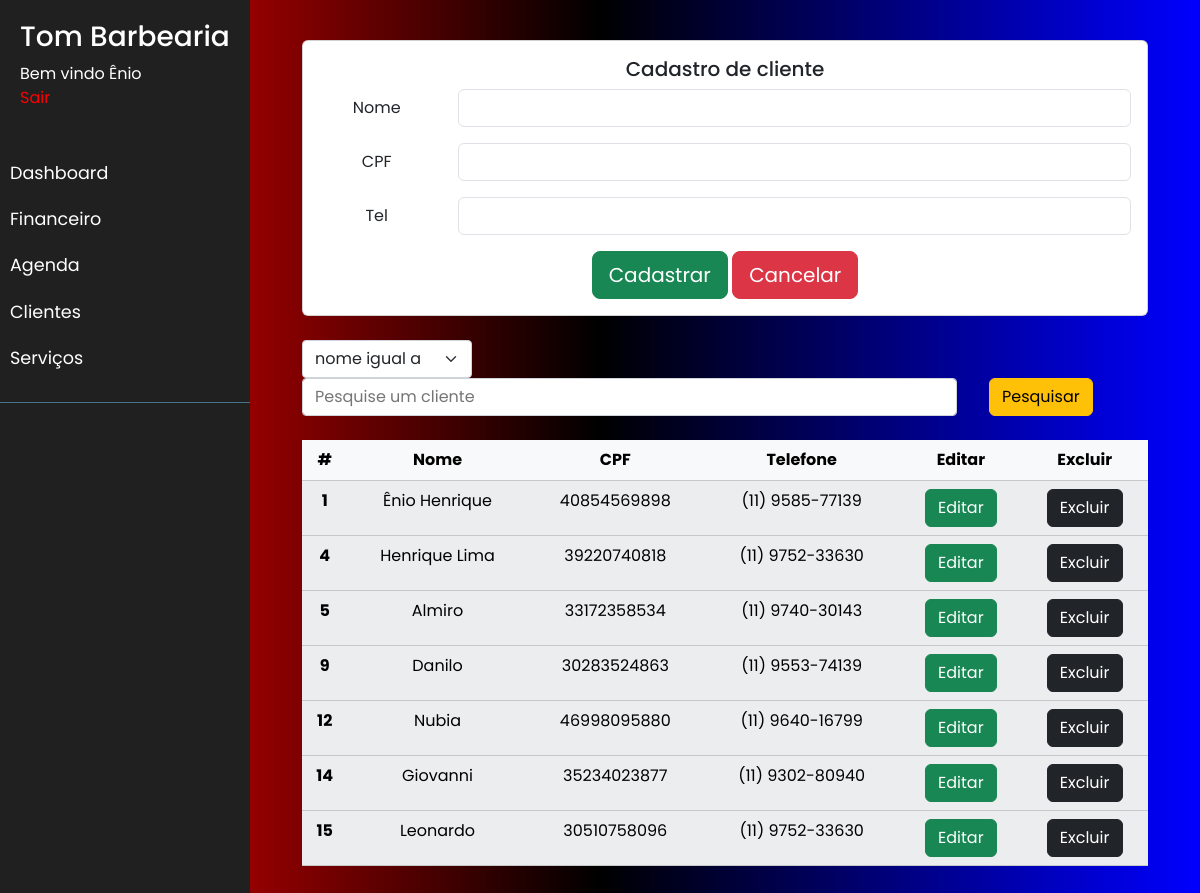
Page /clientes (signed in) on the committed database.
### app/models.py (models this page shows, shortened)
class User(db.Model, UserMixin):
    __tablename__= 'usuario'
    id = db.Column(db.Integer, primary_key =True, autoincrement = True)
    nome = db.Column(db.String, nullable = False)
    telefone = db.Column(db.String, nullable = False)
    usuario = db.Column(db.String, nullable = False , unique=True)
    senha = db.Column(db.String, nullable = False)

class Clientes(db.Model, UserMixin):
    __tablename__= 'clientes'
    id_cliente = db.Column(db.Integer, primary_key =True, autoincrement = True)
    nome = db.Column(db.String, nullable = False)
    cpf = db.Column(db.String, nullable = False)
    telefone = db.Column(db.String, nullable = False)

### main.py (the view, shortened to what this page needs)
@app.route("/clientes", methods=['GET', 'POST'])
def clientes():
    alerta= ""
    clientes = Clientes.query.all()
    return render_template("clientes.html",clientes=clientes, alerta=alerta)

### app/models.py (called while the page is built)
@login_manager.user_loader
def get_user(user_id):
    return User.query.filter_by(id=user_id).first()

### app/templates/clientes.html (shortened to what this page needs)
<!DOCTYPE html>
<html>
<head>
    <link rel= "stylesheet" type= "text/css" href= "{{ url_for('static',filename='estilo.css') }}">
    <link rel="stylesheet" type="text/css" href="{{ url_for('static',filename='node_modules/bootstrap/dist/css/bootstrap.css') }}">
    <link rel="stylesheet" type="text/css" href="{{ url_for('static',filename='sidemenu.css') }}">
</head>
<body>
{% if current_user.is_authenticated %}
  </head>
  <body>
    <div class="wrapper">
        <nav id="sidebar">
            <div class="sidebar-header">
                <h3>Tom Barbearia</h3>
                <a>Bem vindo {{ current_user.nome }}</a>
                <br>
                <a style ="color:red" href = "{{ url_for('logout') }} ">Sair</a>
            </div>
            <ul class="list-unstyled components">
                <li>
                  <a href="{{ url_for('home') }}">Dashboard</a>
                </li>
                <li>
                    <a href="{{ url_for('financeiro') }}">Financeiro</a>
                </li>
                <li>
                    <a href="{{ url_for('agenda') }}">Agenda</a>
                </li>
                <li>
                    <a href="{{ url_for('clientes') }}">Clientes</a>
                </li>
                <li>
                    <a href="{{ url_for('servicos') }}">Serviços</a>
                </li>
            </ul>
        </nav>
        <div id="content">
        <div id="content">
            <div class="container-fluid">
                <div class="row">
                  <div class="col-sm-12">
                    <div class="card text-center">
                      <div class="card-body">
                        <h5 class="card-title">Cadastro de cliente</h5>
                        <form action = "/clientes" method = "post">
                          <div class="row mb-3">
                            <label for="nome" class="col-sm-2 col-form-label">Nome</label>
                            <div class="col-sm-10">
                              <input type="text" class="form-control" name ="nome_cliente" id="nome_cliente">
                            </div>
                          </div>
                          <div class="row mb-3">
                            <label for="cpf" class="col-sm-2 col-form-label">CPF</label>
                            <div class="col-sm-10">
                              <input type="text" class="form-control " name ="cpf_cliente" id="cpf_cliente">
                            </div>
                          </div>
                          <div class="row mb-3">
                              <label for="telefone" class="col-sm-2 col-form-label">Tel</label>
                              <div class="col-sm-10">
                                <input type="text" class="form-control telefone" name = "telefone_cliente" id="telefone_cliente">
                              </div>
                            </div>
                            <button type="submit" class="btn btn-success btn-lg" id="btnCadastrar" value ="Cadastrar">Cadastrar</button>
                            <button type="button" id = "btnCancelarCliente" class="btn btn-danger btn-lg">Cancelar</button>
                        </form>
                      </div>
                    </div>
                  </div>
                </div>
              </div><br>
              <div class="container-fluid">
                <form class="d-flex" action = "/pesquisaCliente" method = "post">
                  <div class="row" form-group>
                    <div class="col form-group">
                      <select class="comboboxTipoPesquisa" aria-label=".form-select-lg example" id ="comboboxCliente" name="comboboxCliente">
                        <option value="1">nome igual a</option>
                      </select>
                    </div>
                    <div class="col">
                        <input class="imputPesquisaCliente me-2" type="search" placeholder="Pesquise um cliente" aria-label="Search" id ="tipoClientePesquisa" name="tipoClientePesquisa">
                    </div>
                    <div class="col">
                      <button class="btn btn-warning" type="submit" >Pesquisar</button>
                    </div>
                  </div>
                </form>
                <br>
                <table class="table table-light table-striped table-hover text-center">
                  <thead>
                    <tr>
                      <th scope="col">#</th>
                      <th scope="col">Nome</th>
                      <th scope="col">CPF</th>
                      <th scope="col">Telefone</th>
                      <th scope="col">Editar</th>
                      <th scope="col">Excluir</th>
                    </tr>
                  </thead>
                  {% for cliente in clientes %}
                  <tbody>
                    <tr>
                      <th scope="row">{{ cliente.id_cliente }}</th>
                      <td>{{ cliente.nome }}</td>
                      <td>{{ cliente.cpf }}</td>
                      <td>{{ cliente.telefone }}</td>
                      <td><a class="btn btn-success" id="btnAtualizar" href="/atualizarCliente/{{ cliente.id_cliente }}">Editar</a></td>
                      <td><a class="btn btn-dark" id="btnExcluir" href="/excluircliente/{{ cliente.id_cliente }}">Excluir</a></td>
                    </tr>
                  </tbody>
                  {% endfor %}
                </table>
              </div>
            </div>
        {% else %}
            <div>
                <h1>Visitante</h1>
                <p>Bem Vindo, faça login para poder acessar o menu.</p>
                <a href="{{ url_for('login') }}"><button class="btn btn-dark" type="button" value ="login">Login</button></a>
            </div>
        {% endif %}
        <link rel= "stylesheet" type= "text/css" href= "{{ url_for('static',filename='estilo.css') }}">
        <link rel="stylesheet" type="text/css" href="{{ url_for('static',filename='node_modules/bootstrap/dist/css/bootstrap.css') }}">
        <link rel="stylesheet" type="text/css" href="{{ url_for('static',filename='sidemenu.css') }}">
  </body>
</html>

### app/static/estilo.css (style rules this page uses)
body { background-image: linear-gradient(to right, red, black, blue); font-family: sans-serif; }
.comboboxTipoPesquisa { top:25px; display: block; width: 170px; padding: 0.375rem 2.25rem 0.375rem 0.75rem; -moz-padding-start: calc(0.75rem - 3px); font-size: 1rem; font-weight: 400; line-height: 1.5; color: #212529; background-color: #fff; background-repeat: no-repeat; background-position: right 0.75rem center; background-size: 16px 12px; border: 1px solid #ced4da; border-radius: 0.25rem; transition: border-color 0.15s ease-in-out, box-shadow 0.15s ease-in-out; -webkit-appearance: none; -moz-appearance: none; appearance: none; }
.imputPesquisaCliente { display: block; width: 655px; padding: 0.375rem 0.75rem; font-size: 1rem; font-weight: 400; line-height: 1.5; color: #212529; background-color: #fff; background-clip: padding-box; border: 1px solid #ced4da; -webkit-appearance: none; -moz-appearance: none; appearance: none; border-radius: 0.25rem; transition: border-color 0.15s ease-in-out, box-shadow 0.15s ease-in-out; }

### app/static/sidemenu.css (style rules this page uses)
body { font-family: 'Poppins', sans-serif; background-image: linear-gradient(to right, red, black, blue) }
a, a:hover, a:focus { color: inherit; text-decoration: none; transition: all 0.3s; }
.wrapper { display: flex; width: 100%; align-items: stretch; }
#sidebar { min-width: 250px; max-width: 250px; background: #202020; color: #fff; transition: all 0.3s; }
#sidebar .sidebar-header { padding: 20px; background: #202020; }
#sidebar ul.components { padding: 20px 0; border-bottom: 1px solid #47748b; }
#sidebar ul li a { padding: 10px; font-size: 1.1em; display: block; }
#content { width: 100%; padding: 20px; min-height: 100vh; transition: all 0.3s; }

### rows in the picture
User: nome "Ênio"
Clientes: id_cliente "1", nome "Ênio Henrique", cpf "40854569898", telefone "(11) 9585-77139"
Clientes: id_cliente "4", nome "Henrique Lima", cpf "39220740818", telefone "(11) 9752-33630"
Clientes: id_cliente "5", nome "Almiro", cpf "33172358534", telefone "(11) 9740-30143"
Clientes: id_cliente "9", nome "Danilo", cpf "30283524863", telefone "(11) 9553-74139"
Clientes: id_cliente "12", nome "Nubia", cpf "46998095880", telefone "(11) 9640-16799"
Clientes: id_cliente "14", nome "Giovanni", cpf "35234023877", telefone "(11) 9302-80940"
Clientes: id_cliente "15", nome "Leonardo", cpf "30510758096", telefone "(11) 9752-33630"
